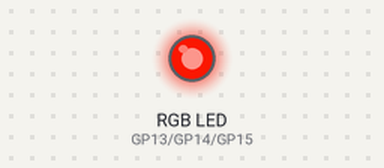
Bench run of a program on a simulated Raspberry Pi Pico running MicroPython. Shown: an RGB LED mixed from three pins (HIGH = lit). Dim RGB values are drawn brighter than linear; random numbers come from a fixed seed; what the program prints to the serial console is not drawn.

Above: at 2.25 s.
At 3.85 s:
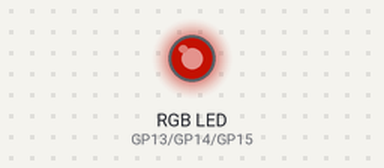
At 5.4 s:
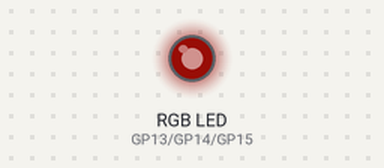
At 8.5 s:
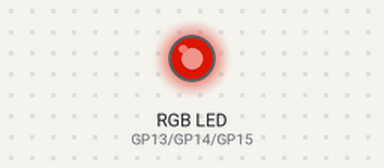
Timing chart, 0 to 10.4 s (numbered marks = the images above):
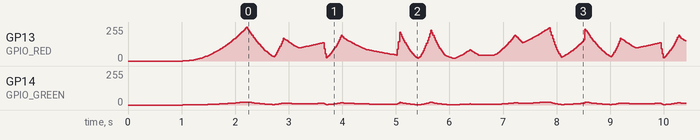

The program:

demo.py
```python
# (licence header left out)
from machine import Pin, PWM
import random
import time

MAX_DUTY = 255

GPIO_RED = 13
GPIO_GREEN = 14
GPIO_BLUE = 15

# Setting up the LEDs using PWM, and balancing the LED outputs to emit orangish glow
leds = [
    (PWM(Pin(GPIO_RED,   Pin.OUT)), 1.00),
    (PWM(Pin(GPIO_GREEN, Pin.OUT)), 0.30),
    (PWM(Pin(GPIO_BLUE,  Pin.OUT)), 0.03)
]
for led in leds:
    led[0].freq(1000)

def get_values_between(steps: int, curr: float, next: float) -> list[float]:
    intensities = []
    diff = next - curr
    for step in range(1, steps + 1):
        intensities.append(curr + diff * (step/steps))
    return intensities

# Returns a list of floats that plot a zig-zagging line used to produce a flickering effect
def get_random_intensities() -> list[float]:
    def get_random_intensity() -> float:
        return random.uniform(0.25, 1.0)

    intensities = []
    next_intensity = 0
    # Go through a range of intensity values, steadily increasing/decreasing
    # the value from current towards the next
    for i in range(23):
        curr_intensity = next_intensity if i > 0 else 1.0
        next_intensity = get_random_intensity()

        # Go through random number of equal size steps from current to the next
        steps = round(random.uniform(2, 29))
        intensities.extend(get_values_between(steps, curr_intensity, next_intensity))

    return intensities

def set_duties(intensity: float) -> None:
    for pin, power in leds:
        pin.duty_u16(round(intensity * MAX_DUTY * power) ** 2)
    time.sleep(0.02)

print('Starting')
set_duties(0)
time.sleep(1)

# Gently turn up the brightness from 0 to full
from_off_to_full = get_values_between(60, 0.0, 1.0)
for intensity in from_off_to_full:
    set_duties(intensity)

# Begin endless loop of randomly generated flicker
random_intensities = get_random_intensities()
while True:
    for intensity in random_intensities:
        set_duties(intensity)
```
